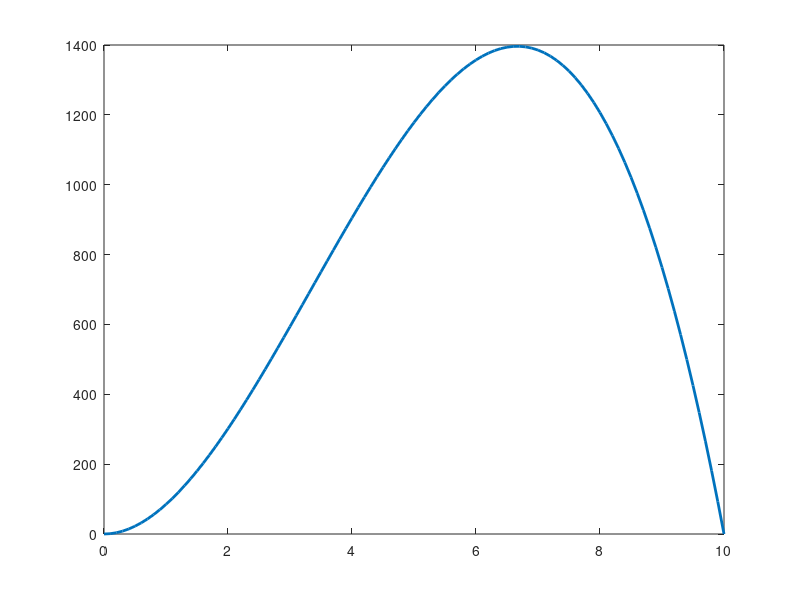

Write the MATLAB code that produced this figure.
clc,clear
R=10;H=30;
V=pi*H/R*conv([1 0 0],[-1 R])
r=0:0.1:10;
y=polyval(V,r);
figure
plot(r,y,'linewidth',2);hold on
r=roots(V-[0 0 0 800]);
r=r(r>0)
f=polyder(V);
rmax=roots(f);
rmax=rmax(rmax>0)
Vmax=polyval(V,rmax)
